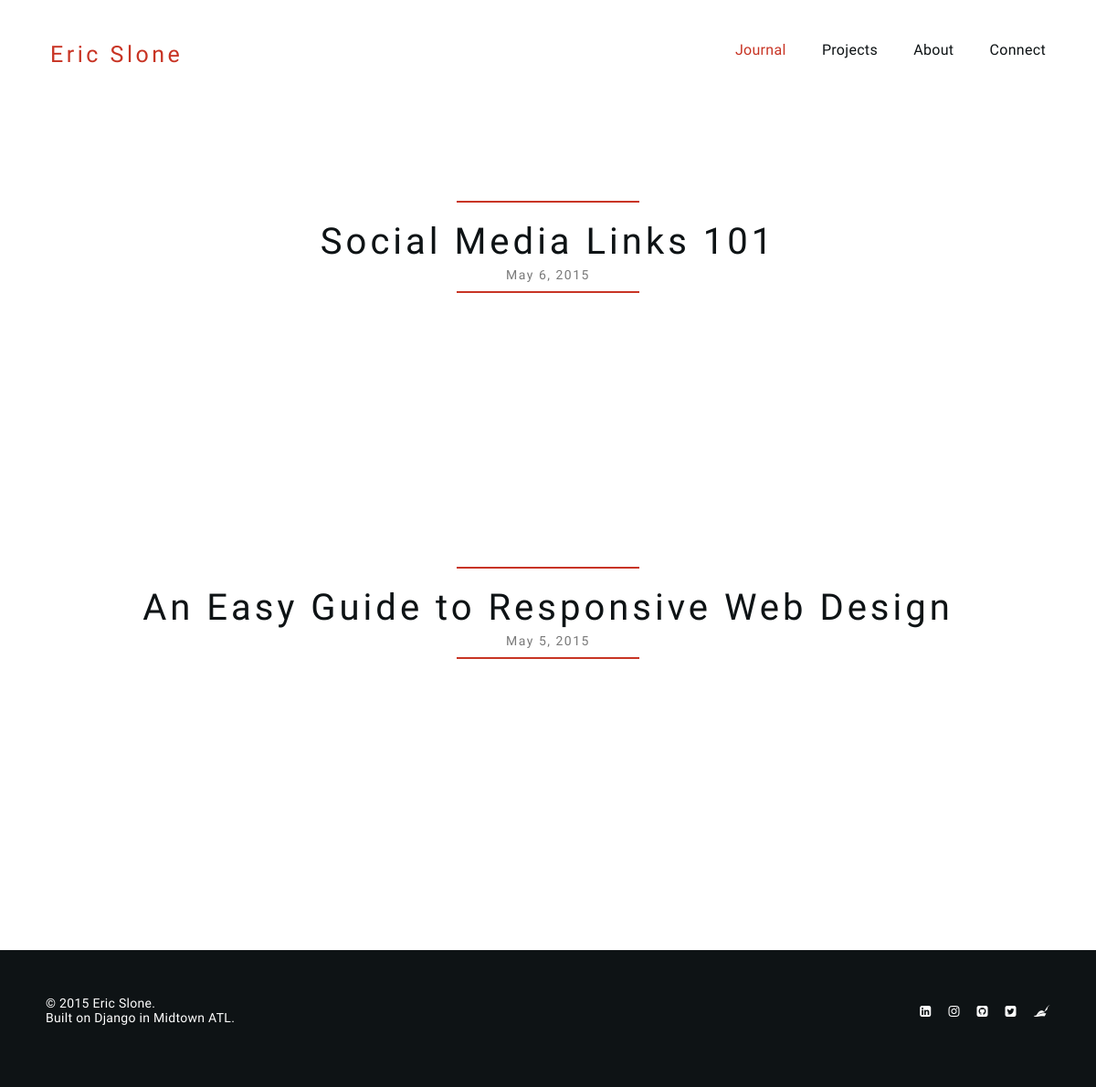
The page /journal/ on the database its author committed.
### articles/models.py (models this page shows, shortened)
class Article(models.Model):
  article_title = models.CharField(max_length=999)
  article_slug = models.CharField(max_length=999, unique=True)
  article_description = models.TextField(blank=True)
  article_text = models.TextField()
  article_image = models.ImageField(upload_to='article-images/', blank=True)
  article_upload_date = models.DateField(blank=True)

### users/views.py (the view)
# urls.py: url(r'^journal/', 'users.views.journal', name='journal'),
def journal(request):
  context = dict()
  context['pagetitle'] = 'Journal'
  context['articles'] = Article.objects.all().order_by('-id')
  return render(request, 'users/journal.html', context)

### templates/users/journal.html (shortened to what this page needs)
{% extends "base.html" %}
{% load staticfiles %}
{% block content %}
	{% for article in articles %}
		<div class="journal-article-top">
		</div>
		<div class="journal-article-title">
			<a href="/post/{{ article.id }}/{{ article.article_slug }}/" class="home-article-title-link">
				{{ article.article_title }}
			</a>
		</div>
		<div class="journal-page-date">
			{{ article.article_upload_date }}
		</div>
	{% endfor %}
{% endblock content %}

### static/css/main.css (style rules this page uses)
html, body { margin:0; padding:0; height:100%; }
body { background:#fff; color: #0E1315; font-size: 16px; font-family: 'Quattrocento', serif; margin:0; padding:0; }
a { color:#c83424; text-decoration:none; }
a.home-article-title-link { color:#0E1315; }
.journal-article-title { font-family: 'Hind', sans-serif; letter-spacing:4px; max-width:900px; margin-left:auto; margin-right:auto; text-align:center; font-size:40px; padding-left:20px; padding-right:20px; line-height:0.9; margin-bottom:10px; }
.journal-article-top { margin-top:100px; width:200px; border-top:2px solid #c83424; margin-left:auto; margin-right:auto; margin-bottom:25px; }
.journal-page-date { font-family: 'Hind', sans-serif; letter-spacing:1.5px; width:200px; margin-left:auto; margin-right:auto; text-align:center; font-size:14px; color:#797979; margin-bottom:300px; border-bottom:2px solid #c83424; padding-bottom:10px; }

### rows shown on the page
Article: article_title "Social Media Links 101", article_upload_date "May 6, 2015"
Article: article_title "An Easy Guide to Responsive Web Design", article_upload_date "May 5, 2015"
